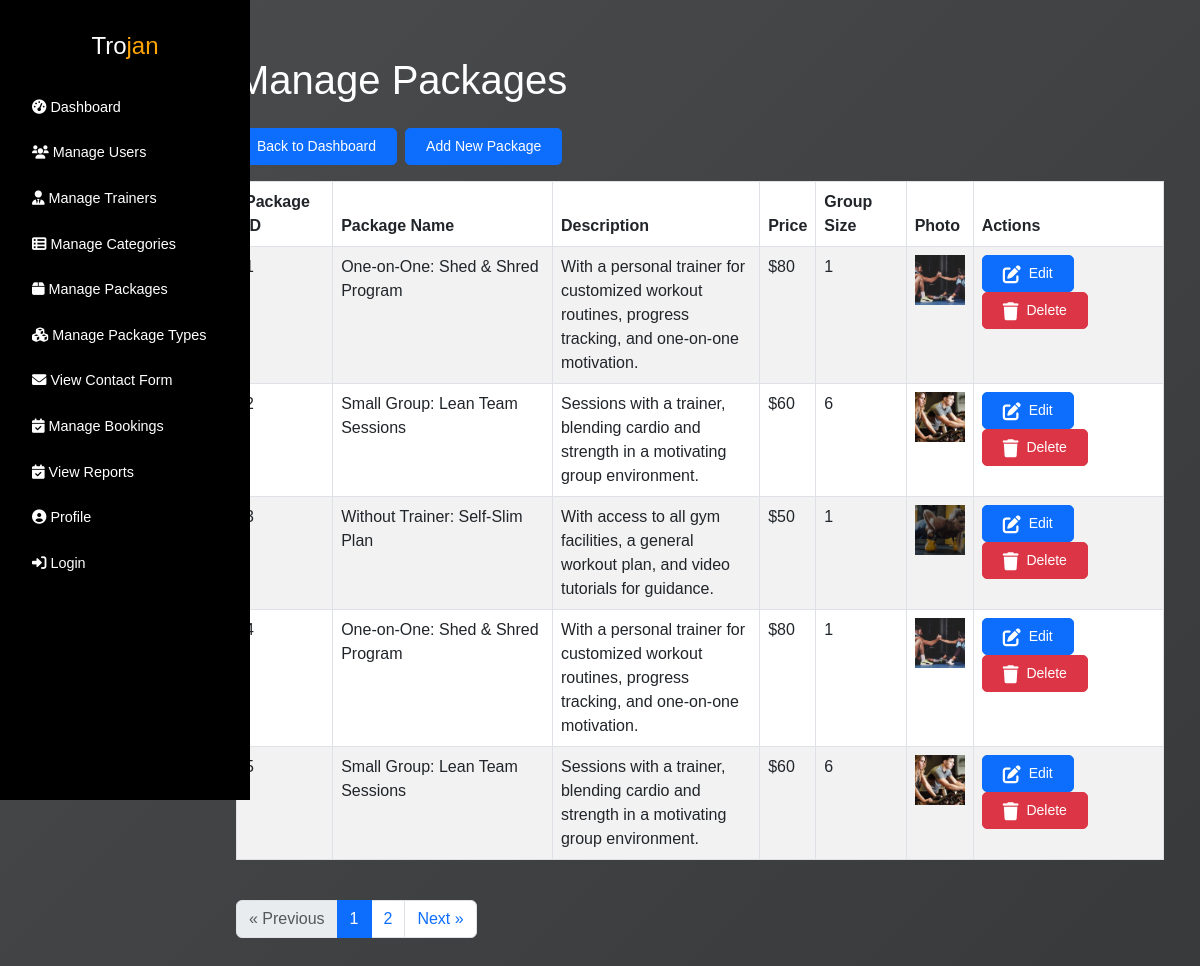
Screenshot of /viewpackages with the database file from the repository.
### tables this page shows
CREATE TABLE "packages" (
	"packagesid"	INTEGER,
	"categoryid"	INTEGER,
	"packagename"	VARCHAR(255) NOT NULL,
	"description"	TEXT DEFAULT NULL,
	"price"	DECIMAL(10, 2) DEFAULT NULL,
	"photo"	VARCHAR(255) DEFAULT NULL, group_size INTEGER DEFAULT 1,
	PRIMARY KEY("packagesid" AUTOINCREMENT)
);

### app.py (the view)
@app.route("/viewpackages")
def viewpackages():
    adminid = session.get('adminid')
    page = request.args.get('page', 1, type=int)
    per_page = 5
    offset = (page - 1) * per_page
    connection = sqlite3.connect("Trojan.db")
    connection.row_factory = sqlite3.Row
    cursor = connection.cursor()
    cursor.execute("SELECT * FROM packages LIMIT ? OFFSET ?", (per_page, offset))
    packages = cursor.fetchall()
    cursor.execute("SELECT COUNT(*) FROM packages")
    total_packages = cursor.fetchone()[0]
    total_pages = (total_packages // per_page) + (1 if total_packages % per_page > 0 else 0)
    start_page = max(1, page - 1)
    end_page = min(total_pages, page + 1)
    page_range = list(range(start_page, end_page + 1))
    connection.close()
    return render_template(
        "managepackages.html",
        packages=packages,
        adminid=adminid,
        current_page=page,
        total_pages=total_pages,
        page_range=page_range
    )

### templates/managepackages.html (shortened to what this page needs)
{% extends "layout.html" %}
{% block content %}
<div class="container mt-4">
  <h1 class="mb-4" style="color: white">Manage Packages</h1>
  <div class="d-flex mb-3">
    <a
      href="{{ url_for('admindashboard') }}"
      class="btn btn-primary me-2 user-action-btn"
    >
      Back to Dashboard
    </a>
    <a
      href="{{ url_for('addpackage') }}"
      class="btn btn-primary user-action-btn"
    >
      Add New Package
    </a>
  </div>
  {% if packages %}
  <div class="table-responsive" style="overflow-x: auto">
    <table class="table table-bordered table-striped">
      <thead class="thead-dark">
        <tr>
          <th>Package ID</th>
          <th>Package Name</th>
          <th>Description</th>
          <th>Price</th>
          <th>Group Size</th>
          <th>Photo</th>
          <th>Actions</th>
        </tr>
      </thead>
      <tbody>
        {% for package in packages %}
        <tr>
          <td>{{ package['packagesid'] }}</td>
          <td>{{ package['packagename'] }}</td>
          <td
            style="max-width: 250px; word-wrap: break-word; overflow-wrap: break-word; white-space: normal;"
          >
            {{ package['description'] }}
          </td>
          <td>${{ package['price'] }}</td>
          <td>{{ package['group_size'] }}</td>
          <td>
            {% if package['photo'] %}
            <img
              src="{{ url_for('static', filename='photos/' + package['photo']) }}"
              alt="Package Photo"
              style="width: 50px; height: 50px; object-fit: cover"
            />
            {% else %}
            No image available
            {% endif %}
          </td>
          <td>
            <a
              href="{{ url_for('editpackages', packagesid=package['packagesid']) }}"
              class="btn btn-primary btn-sm user-action-btn"
            >
              <i class="fas fa-edit"></i><span class="d-inline"> Edit</span>
            </a>
            <form
              action="{{ url_for('delete_package', packagesid=package['packagesid']) }}"
              method="post"
              style="display: inline"
            >
              <button
                type="submit"
                class="btn btn-danger btn-sm user-action-btn"
                onclick="return confirm('Are you sure you want to delete this package type?');"
              >
                <i class="fas fa-trash"></i
                ><span class="d-inline"> Delete</span>
              </button>
            </form>
          </td>
        </tr>
        {% endfor %}
      </tbody>
    </table>
  </div>
  <div class="pagination mt-4">
    {% if total_pages > 1 %}
    <nav aria-label="Page navigation">
      <ul class="pagination justify-content-center">
        {% if current_page > 1 %}
        <li class="page-item">
          <a
            class="page-link"
            href="{{ url_for('viewpackages', page=current_page - 1) }}"
            aria-label="Previous"
          >
            <span aria-hidden="true">&laquo; Previous</span>
          </a>
        </li>
        {% else %}
        <li class="page-item disabled">
          <a class="page-link" href="#" tabindex="-1" aria-disabled="true"
            >&laquo; Previous</a
          >
        </li>
        {% endif %}
        {% for page in page_range %}
        <li class="page-item {% if page == current_page %}active{% endif %}">
          <a class="page-link" href="{{ url_for('viewpackages', page=page) }}"
            >{{ page }}</a
          >
        </li>
        {% endfor %}
        {% if current_page < total_pages %}
        <li class="page-item">
          <a
            class="page-link"
            href="{{ url_for('viewpackages', page=current_page + 1) }}"
            aria-label="Next"
          >
            <span aria-hidden="true">Next &raquo;</span>
          </a>
        </li>
        {% else %}
        <li class="page-item disabled">
          <a class="page-link" href="#" tabindex="-1" aria-disabled="true"
            >Next &raquo;</a
          >
        </li>
        {% endif %}
      </ul>
    </nav>
    {% endif %}
  </div>
  {% else %}
  <p class="text-white">No packages found.</p>
  {% endif %}
</div>
{% endblock %}

### static/css/layout.css (style rules this page uses)
body { font-family: Arial, sans-serif; margin: 0; background: linear-gradient(135deg, #4a4c4e 0%, #37393a 100%) no-repeat center center fixed; }

### templates/managepackages.html (style rules this page uses)
.user-action-btn { border-radius: 5px; padding: 7px 20px; font-size: 14px; display: inline-flex; align-items: center; }
.user-action-btn i { font-size: 18px; margin-right: 8px; }
.user-action-btn span { font-size: 14px; }
.table-responsive { overflow-x: auto; }

### rows the page displays
packages: packagename "One-on-One: Shed & Shred Program", description "With a personal trainer for customized workout routines, progress tracking, and one-on-one motivation.", price "80", group_size "1", photo (picture)
packages: packagename "Small Group: Lean Team Sessions", description "Sessions with a trainer, blending cardio and strength in a motivating group environment.", price "60", group_size "6", photo (picture)
packages: packagename "Without Trainer: Self-Slim Plan", description "With access to all gym facilities, a general workout plan, and video tutorials for guidance.", price "50", group_size "1", photo (picture)
packages: packagename "One-on-One: Shed & Shred Program", description "With a personal trainer for customized workout routines, progress tracking, and one-on-one motivation.", price "80", group_size "1", photo (picture)
packages: packagename "Small Group: Lean Team Sessions", description "Sessions with a trainer, blending cardio and strength in a motivating group environment.", price "60", group_size "6", photo (picture)

### other values shown
{{ page }} "1" "2"
